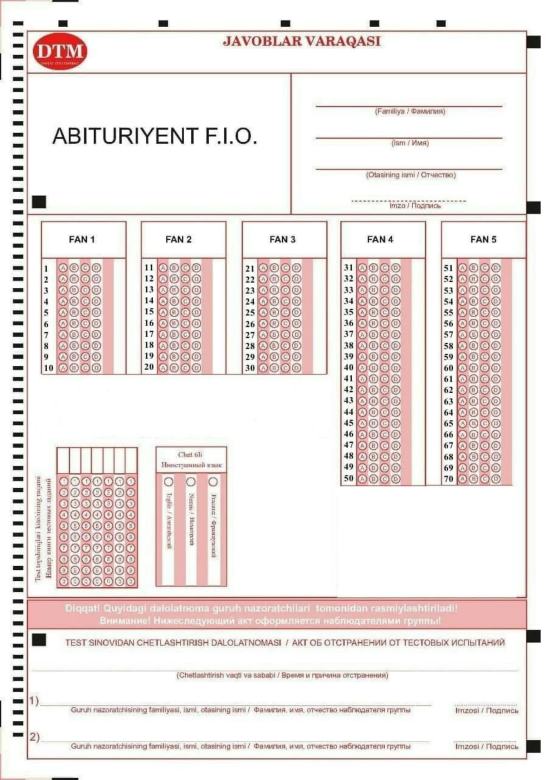
#> input picture images/Titul70-1.jpg, 1653 x 2339 px (shown at 1/3 size)
$ python main.py images/Titul70-1.jpg
#> lines starting #> are read from the running program, lines starting #| are printed output that depends on the picture; after the words box and inside, x2 and y2 are one past the last pixel; in counts of white or black regions, pixels touching at a corner belong together
### prepocessing/preprocess.py
from imutils.perspective import four_point_transform
import numpy as np
from imutils import contours
import imutils,time
import cv2


def read_image(img):
    """Read image from file"""
    image = cv2.imread(img)
    gray = cv2.cvtColor(image, cv2.COLOR_BGR2GRAY)
    blurred = cv2.GaussianBlur(gray, (7,7), 0)
    edged = cv2.Canny(blurred, 75, 200)
    return edged,gray


def separate_contours(image,gray_image):
    """Finding main contours of test"""
    X=0
    Y=0
    # origin_image=[0,0,0,0,0,0]
    contours=[0,0,0,0,0,0]
    cnts=cv2.findContours(image,cv2.RETR_EXTERNAL,
	    cv2.CHAIN_APPROX_SIMPLE)
    cnts = imutils.grab_contours(cnts)
    max_width=max([cv2.boundingRect(c)[2] for c in cnts])
    max_height=max([cv2.boundingRect(c)[3] for c in cnts])
    if max_height>max_width:
	    max_height=max_height
    else:
	    max_height=sum(sorted([cv2.boundingRect(c)[3] for c in cnts])[-2:])
    for c in cnts:
        x,y,w,h = cv2.boundingRect(c)
        ar = w / float(h)
        if 450>w>300 and 1050>h>950 or 450>w>300 and 2050>h>1700 or 700>w>500 and 800>h>700:
            warped=gray_image[y:y+h,x:x+w]

            if int(0.04*max_width)<=x<=int(0.1*max_width):
                warped_test=warped[int(0.05*h):y+h,int(0.15*w):X+w]
                contours[1]=warped_test
            elif int(0.2*max_width)<=x<=int(0.3*max_width):
                warped_test=warped[int(0.06*h):y+h,int(0.18*w):X+w]
                contours[2]=warped_test
            elif int(0.35*max_width)<=x<=int(0.5*max_width):
                warped_test=warped[int(0.06*h):y+h,int(0.15*w):X+w]
                contours[3]=warped_test
            elif int(0.52*max_width)<=x<=int(0.7*max_width):
                warped_test=warped[int(0.03*h):y+h,int(0.15*w):X+w]
                contours[4]=warped_test
            elif int(0.7*max_width)<x<=int(0.9*max_width):
                warped_test=warped[int(0.03*h):y+h,int(0.15*w):X+w]
                contours[5]=warped_test
            elif int(0.12*max_width)<=x<=int(0.19*max_width):
                test_id=warped[int(0.13*h):y+h,int(0.01*w):x+w]
                contours[0]=test_id
    return contours


def separate_answers(contours):
    """Separate all answers"""
    thresholded_image=[0,0,0,0,0,0]
    first_answers=[]
    second_answers=[]
    third_answers=[]
    fourth_answers=[]
    fifth_answers=[]
    test_id=[]
    for ind,warped in enumerate(contours):

        thresh = cv2.adaptiveThreshold(warped, 255, cv2.ADAPTIVE_THRESH_GAUSSIAN_C, cv2.THRESH_BINARY_INV, 21, 11)
        cnts = cv2.findContours(thresh, cv2.RETR_EXTERNAL,
	            cv2.CHAIN_APPROX_SIMPLE)
        cnts = imutils.grab_contours(cnts)
        for c in cnts:
            (x, y, w, h) = cv2.boundingRect(c)
            ar = w / float(h)
            if ind==0:
                thresholded_image[0]=thresh
                if 100>w >= 25 and 100>h >= 25 and ar >= 0.9 and ar <= 1.2:
                    test_id.append(c)

            if ind==1:
                thresholded_image[1]=thresh
                if 100>w >= 40 and 100>h >= 40 and ar >= 0.8 and ar <= 1.3:
                    first_answers.append(c)


            elif ind==2:
                thresholded_image[2]=thresh
                if 100>w >= 40 and 100>h >= 40 and ar >= 0.8 and ar <= 1.3:
                    second_answers.append(c)

            elif ind==3:
                thresholded_image[3]=thresh
                if 100>w >= 40 and 100>h >= 40 and ar >= 0.9 and ar <= 1.3:
                    third_answers.append(c)

            elif ind==4:
                thresholded_image[4]=thresh
                if 100>w >= 40 and 100>h >= 40 and ar >= 0.9 and ar <= 1.3:
                    fourth_answers.append(c)

            elif ind==5:
                thresholded_image[5]=thresh
                if 100>w >= 40 and 100>h >= 40 and ar >= 0.8 and ar <= 1.3:
                    fifth_answers.append(c)
    return test_id,first_answers,second_answers,third_answers,fourth_answers,fifth_answers,thresholded_image


# [50 lines left out: functions check_answers, get_id, not called in this run]


### main.py
from prepocessing.preprocess import read_image,separate_answers,separate_contours,get_id,check_answers
import sys


def main(image):
    data={}
    image,gray=read_image(image)
#> in read_image, image is the input picture: shape (2339, 1653, 3); mean B, G, R 227.5, 229.6, 237.6
#> in read_image, `gray = cv2.cvtColor(image, cv2.COLOR_BGR2GRAY)`:
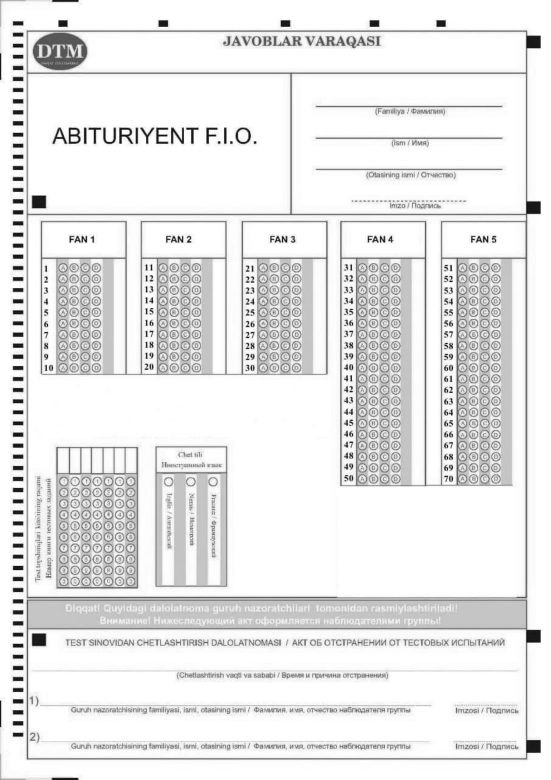
#> gray: shape (2339, 1653) (shown at 1/3 size); min 0, max 255, mean 231.7
#> in read_image, `edged = cv2.Canny(blurred, 75, 200)`:
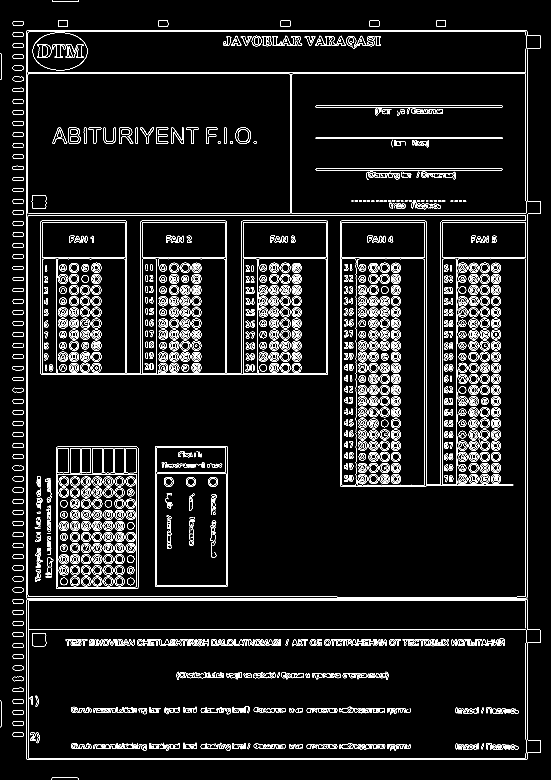
#> edged: shape (2339, 1653) (shown at 1/3 size); 4.7% white in thin lines or dots
    frames=separate_contours(image,gray)
#> in separate_contours, `cnts=cv2.findContours(image,cv2.RETR_EXTERNAL, cv2.CHAIN_APPROX_SIMPLE)`: cnts = 791 contours, 293 with area under 20; largest, box (x1, y1, x2, y2) and area: (84, 1888, 1581, 2275) 576378, (83, 95, 1579, 218) 182300, (168, 1340, 415, 1766) 104242, (465, 1338, 683, 1761) 91498, (426, 776, 471, 1122) 15164
#> in separate_contours, `max_width=max([cv2.boundingRect(c)[2] for c in cnts])`: max_width = 1544
#> in separate_contours, `max_height=max([cv2.boundingRect(c)[3] for c in cnts])`: max_height = 1705
#> the loop in separate_contours, `for c in cnts:` made 791 passes
#> (x, y, w, h, ar) on passes 2 to 4: (155, 2333, 81, 6, 13.5), (38, 2198, 32, 12, 2.67), (0, 2181, 1, 1, 1)
#> after the loop in separate_contours, `for c in cnts:`: contours = [0, 0, 0, 0, 0, 0]
#> frames = [0, 0, 0, 0, 0, 0]
    test_id,first,second,third,fourth,fifth,thresh=separate_answers(frames)
#> the loop in separate_answers, `for ind,warped in enumerate(contours): ` made 1 pass
#> (ind, warped) on pass 1: (0, 0)
#> after the loop in separate_answers, `for ind,warped in enumerate(contours):`: fifth_answers = []; thresholded_image = [0, 0, 0, 0, 0, 0]
    for i in range(0,6):
        if i==0:
            user_id=get_id(test_id,frames[i],thresh[i])
            data["user_id"]=user_id
        if i==1:
            first_answers=check_answers(first,frames[i],thresh[i])
            data["first"]=first_answers
        if i==2:
            second_answers=check_answers(second,frames[i],thresh[i])
            data["second"]=second_answers
        if i==3:
            third_answers=check_answers(third,frames[i],thresh[i])
            data["third"]=third_answers
        if i==4:
            fourth_answers=check_answers(fourth,frames[i],thresh[i])
            data["fourth"]=fourth_answers
        if i==5:
            fifth_aswers=check_answers(fifth,frames[i],thresh[i])
            data["fifth"]=fifth_aswers
    print([data])
#> (the run stopped early here; a loop or call above may not have finished)

$ run again, on images/titul_original.JPG
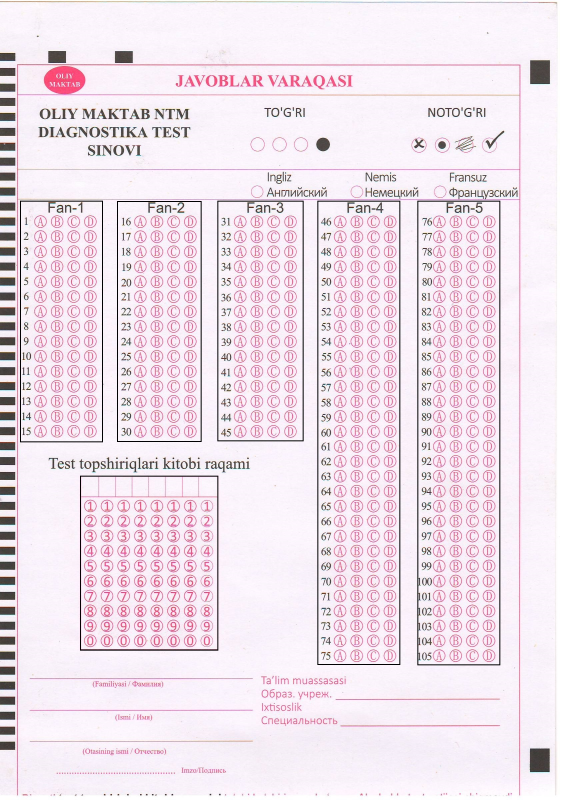
#> input picture images/titul_original.JPG, 1688 x 2400 px (shown at 1/3 size)
#> in read_image, image is the input picture: shape (2400, 1688, 3); mean B, G, R 234.8, 225.2, 238.8
#> in read_image, `gray = cv2.cvtColor(image, cv2.COLOR_BGR2GRAY)`:
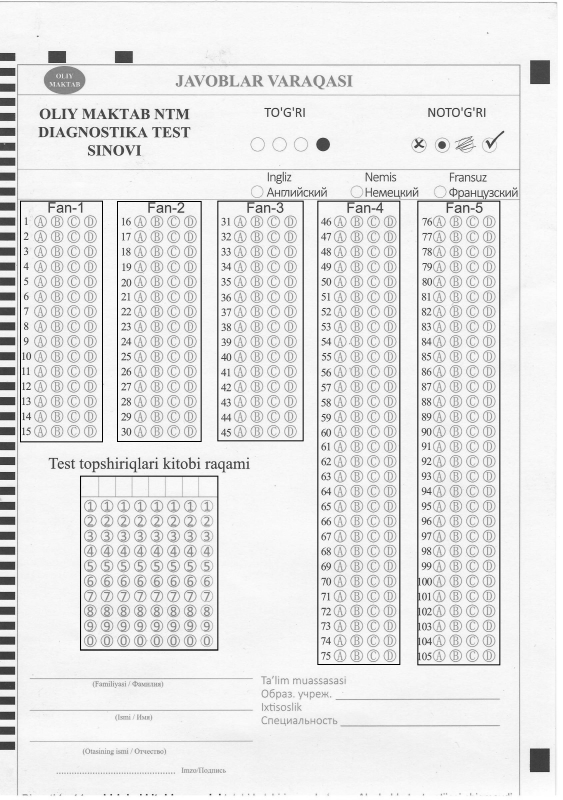
#> gray: shape (2400, 1688) (shown at 1/3 size); min 0, max 255, mean 230.3
#> in read_image, `edged = cv2.Canny(blurred, 75, 200)`:
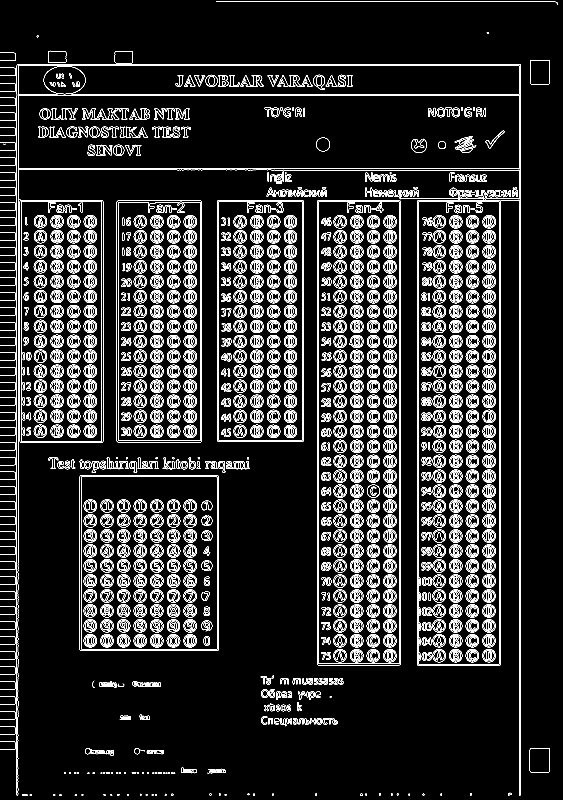
#> edged: shape (2400, 1688) (shown at 1/3 size); 7.1% white in thin lines or dots
#> cnts = 335 contours, 202 with area under 20; largest, box (x1, y1, x2, y2) and area: (1251, 601, 1502, 1997) 348732, (951, 601, 1202, 1996) 348482, (49, 192, 1562, 2387) 330445, (239, 1426, 656, 1953) 218798, (651, 601, 912, 1325) 187962
#> max_width = 1513
#> max_height = 2195
#> the loop in separate_contours, `for c in cnts:` made 335 passes
#> (x, y, w, h, ar) on passes 1 to 3: (465, 2383, 6, 4, 1.5), (244, 2383, 6, 4, 1.5), (224, 2383, 6, 4, 1.5)
#> after the loop in separate_contours, `for c in cnts:`: contours = [0, 0, 0, 0, 0, 0]
#> the loop in separate_answers, `for ind,warped in enumerate(contours): ` made 1 pass
#> (ind, warped) on pass 1: (0, 0)
#> after the loop in separate_answers, `for ind,warped in enumerate(contours):`: fifth_answers = []; thresholded_image = [0, 0, 0, 0, 0, 0]
